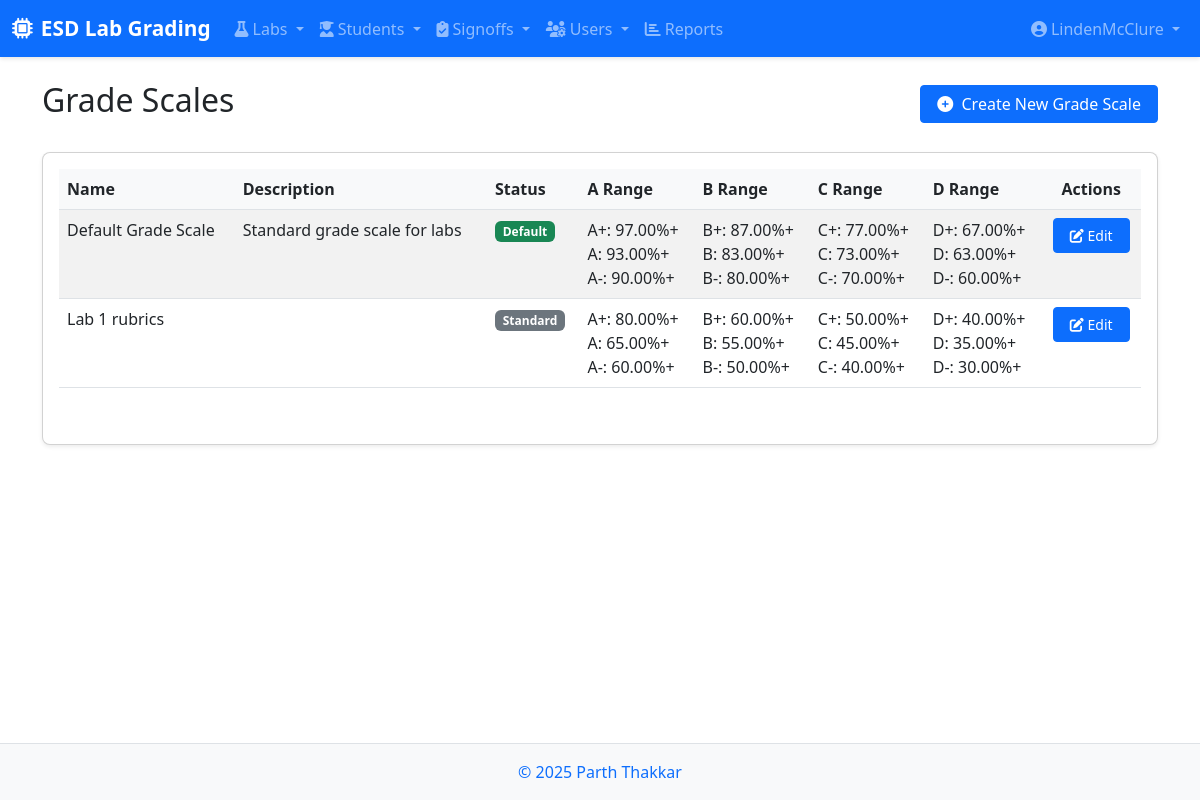
Page /grade-scales/ (signed in) on the committed database.
### labs/models.py (models this page shows, shortened)
class GradeScale(models.Model):
    name = models.CharField(max_length=100)
    description = models.TextField(blank=True)
    is_default = models.BooleanField(default=False)
    a_plus_threshold = models.DecimalField(max_digits=5, decimal_places=2, default=Decimal('97.0'))
    a_threshold = models.DecimalField(max_digits=5, decimal_places=2, default=Decimal('93.0'))
    a_minus_threshold = models.DecimalField(max_digits=5, decimal_places=2, default=Decimal('90.0'))
    b_plus_threshold = models.DecimalField(max_digits=5, decimal_places=2, default=Decimal('87.0'))
    b_threshold = models.DecimalField(max_digits=5, decimal_places=2, default=Decimal('83.0'))
    b_minus_threshold = models.DecimalField(max_digits=5, decimal_places=2, default=Decimal('80.0'))
    c_plus_threshold = models.DecimalField(max_digits=5, decimal_places=2, default=Decimal('77.0'))
    c_threshold = models.DecimalField(max_digits=5, decimal_places=2, default=Decimal('73.0'))
    c_minus_threshold = models.DecimalField(max_digits=5, decimal_places=2, default=Decimal('70.0'))
    d_plus_threshold = models.DecimalField(max_digits=5, decimal_places=2, default=Decimal('67.0'))
    d_threshold = models.DecimalField(max_digits=5, decimal_places=2, default=Decimal('63.0'))
    d_minus_threshold = models.DecimalField(max_digits=5, decimal_places=2, default=Decimal('60.0'))
    class Meta:
        verbose_name = "Grade Scale"
        verbose_name_plural = "Grade Scales"

### labs/views.py (the view)
    def wrap(request, *args, **kwargs):
        try:
            if hasattr(request.user, 'role') and request.user.role.role in ['instructor']:
                return function(request, *args, **kwargs)
            else:
                raise PermissionDenied("You must be an instructor to access this page.")
        except (AttributeError, UserRole.DoesNotExist):
            raise PermissionDenied("You must be an instructor to access this page.")

### labs/templatetags/role_tags.py (called while the page is built)
@register.filter
def has_role(user, role_name):
    if user.is_anonymous:
        return False
    if user.is_staff:
        return True
    try:
        return hasattr(user, 'role') and user.role.role == role_name
    except:
        return False

### labs/views.py (called while the page is built)
def instructor_required(function):
    def wrap(request, *args, **kwargs):
        try:
            if hasattr(request.user, 'role') and request.user.role.role in ['instructor']:
                return function(request, *args, **kwargs)
            else:
                raise PermissionDenied("You must be an instructor to access this page.")
        except (AttributeError, UserRole.DoesNotExist):
            raise PermissionDenied("You must be an instructor to access this page.")
    wrap.__doc__ = function.__doc__
    wrap.__name__ = function.__name__
    return wrap

@login_required
@instructor_required
def grade_scale_list(request):
    grade_scales = GradeScale.objects.all().order_by('-is_default', 'name')
    return render(request, 'labs/grade_scale_list.html', {
        'grade_scales': grade_scales
    })

### labs/templates/labs/grade_scale_list.html (shortened to what this page needs)
{% extends 'base.html' %}
{% load static %}
{% block content %}
<div class="container">
    <div class="d-flex justify-content-between align-items-center mb-4">
        <h1 class="h2">Grade Scales</h1>
        <div>
            <a href="{% url 'labs:grade_scale_create' %}" class="btn btn-primary">
                <i class="fas fa-plus-circle me-1"></i> Create New Grade Scale
            </a>
        </div>
    </div>
    <div class="card">
        <div class="card-body">
            <div class="table-responsive">
                <table class="table table-striped table-hover">
                    <thead>
                        <tr>
                            <th>Name</th>
                            <th>Description</th>
                            <th>Status</th>
                            <th>A Range</th>
                            <th>B Range</th>
                            <th>C Range</th>
                            <th>D Range</th>
                            <th class="text-center">Actions</th>
                        </tr>
                    </thead>
                    <tbody>
                        {% for scale in grade_scales %}
                        <tr>
                            <td>{{ scale.name }}</td>
                            <td>{{ scale.description|truncatechars:50 }}</td>
                            <td>
                                {% if scale.is_default %}
                                <span class="badge bg-success">Default</span>
                                {% else %}
                                <span class="badge bg-secondary">Standard</span>
                                {% endif %}
                            </td>
                            <td>
                                A+: {{ scale.a_plus_threshold }}%+<br>
                                A: {{ scale.a_threshold }}%+<br>
                                A-: {{ scale.a_minus_threshold }}%+
                            </td>
                            <td>
                                B+: {{ scale.b_plus_threshold }}%+<br>
                                B: {{ scale.b_threshold }}%+<br>
                                B-: {{ scale.b_minus_threshold }}%+
                            </td>
                            <td>
                                C+: {{ scale.c_plus_threshold }}%+<br>
                                C: {{ scale.c_threshold }}%+<br>
                                C-: {{ scale.c_minus_threshold }}%+
                            </td>
                            <td>
                                D+: {{ scale.d_plus_threshold }}%+<br>
                                D: {{ scale.d_threshold }}%+<br>
                                D-: {{ scale.d_minus_threshold }}%+
                            </td>
                            <td class="text-center">
                                <a href="{% url 'labs:grade_scale_edit' scale_id=scale.id %}" class="btn btn-sm btn-primary">
                                    <i class="fas fa-edit"></i> Edit
                                </a>
                            </td>
                        </tr>
                        {% endfor %}
                    </tbody>
                </table>
            </div>
        </div>
    </div>
</div>
{% endblock %}

### templates/base.html (shortened to what this page needs)
{% load static %}
{% load role_tags %}
<!DOCTYPE html>
<html lang="en">
<head>
    <link href="https://cdn.jsdelivr.net/npm/bootstrap@5.3.0-alpha1/dist/css/bootstrap.min.css" rel="stylesheet">
    <link rel="stylesheet" href="https://cdnjs.cloudflare.com/ajax/libs/font-awesome/6.4.0/css/all.min.css">
    <link rel="stylesheet" href="{% static 'css/styles.css' %}">
</head>
<body>
    <nav class="navbar navbar-expand-lg navbar-dark bg-primary sticky-top">
        <div class="container-fluid">
            <a class="navbar-brand" href="{% url 'labs:home' %}">
                <i class="fas fa-microchip me-2"></i>ESD Lab Grading
            </a>
            <div class="collapse navbar-collapse" id="navbarMain">
                <ul class="navbar-nav me-auto">
                    <li class="nav-item dropdown">
                        <a class="nav-link dropdown-toggle" href="#" id="labsDropdown" role="button" data-bs-toggle="dropdown">
                            <i class="fas fa-flask me-1"></i>Labs
                        </a>
                    </li>
                    {% if request.user.is_authenticated %}
                    <li class="nav-item dropdown">
                        <a class="nav-link dropdown-toggle" href="#" id="studentsDropdown" role="button" data-bs-toggle="dropdown">
                            <i class="fas fa-user-graduate me-1"></i>Students
                        </a>
                    </li>
                    {% endif %}
                    {% if request.user.is_authenticated %}
                    <li class="nav-item dropdown">
                        <a class="nav-link dropdown-toggle" href="#" id="signoffsDropdown" role="button" data-bs-toggle="dropdown">
                            <i class="fas fa-clipboard-check me-1"></i>Signoffs
                        </a>
                    </li>
                    {% endif %}
                    {% if request.user.is_authenticated and request.user|has_role:'instructor' %}
                    <li class="nav-item dropdown">
                        <a class="nav-link dropdown-toggle" href="#" id="usersDropdown" role="button" data-bs-toggle="dropdown">
                            <i class="fas fa-users-cog me-1"></i>Users
                        </a>
                    </li>
                    {% endif %}
                    {% if request.user.is_authenticated %}
                    <li class="nav-item">
                        <a class="nav-link" href="{% url 'labs:reports' %}">
                            <i class="fas fa-chart-bar me-1"></i>Reports
                        </a>
                    </li>
                    {% endif %}
                </ul>
                <ul class="navbar-nav ms-3">
                    {% if request.user.is_authenticated %}
                    <li class="nav-item dropdown">
                        <a class="nav-link dropdown-toggle" href="#" id="userDropdown" role="button" data-bs-toggle="dropdown">
                            <i class="fas fa-user-circle me-1"></i>{{ request.user.username }}
                        </a>
                    </li>
                    {% else %}
                    <li class="nav-item">
                        <a class="nav-link" href="{% url 'admin:login' %}?next=/">Login</a>
                    </li>
                    {% endif %}
                </ul>
            </div>
        </div>
    </nav>
    <main class="py-4">
        {% block content %}{% endblock %}
    </main>
    <footer class="footer mt-auto py-3 bg-light">
        <div class="container text-center">
            <span class="text-muted"><a href="https://parththakkar.studio" style="text-decoration:none">© {% now "Y" %} Parth Thakkar</a></span>
        </div>
    </footer>
</body>
</html>

### static/css/styles.css (style rules this page uses)
body { min-height: 100vh; display: flex; flex-direction: column; }
main { flex: 1; }
.navbar-brand { font-weight: bold; font-size: 1.3rem; }
.navbar { box-shadow: 0 2px 4px rgba(0, 0, 0, 0.1); }
.card { border-radius: 0.5rem; box-shadow: 0 0.125rem 0.25rem rgba(0, 0, 0, 0.075); margin-bottom: 1.5rem; }
.table-responsive { margin-bottom: 1.5rem; }
.table thead th { background-color: #f8f9fa; font-weight: 600; border-top: none; }
.btn { border-radius: 0.25rem; padding: 0.375rem 1rem; font-weight: 500; }
.btn-primary { background-color: #0d6efd; border-color: #0d6efd; }
.footer { background-color: #f8f9fa; padding: 1.5rem 0; border-top: 1px solid #dee2e6; }

### rows in the picture
GradeScale: name "Default Grade Scale", description "Standard grade scale for labs", is_default "Default", a_plus_threshold "97.00", a_threshold "93.00", a_minus_threshold "90.00", b_plus_threshold "87.00", b_threshold "83.00", b_minus_threshold "80.00", c_plus_threshold "77.00", c_threshold "73.00", c_minus_threshold "70.00", d_plus_threshold "67.00", d_threshold "63.00", d_minus_threshold "60.00"
GradeScale: name "Lab 1 rubrics", is_default "Standard", a_plus_threshold "80.00", a_threshold "65.00", a_minus_threshold "60.00", b_plus_threshold "60.00", b_threshold "55.00", b_minus_threshold "50.00", c_plus_threshold "50.00", c_threshold "45.00", c_minus_threshold "40.00", d_plus_threshold "40.00", d_threshold "35.00", d_minus_threshold "30.00"

### other values in the picture
{{ request.user.username }} "LindenMcClure"
